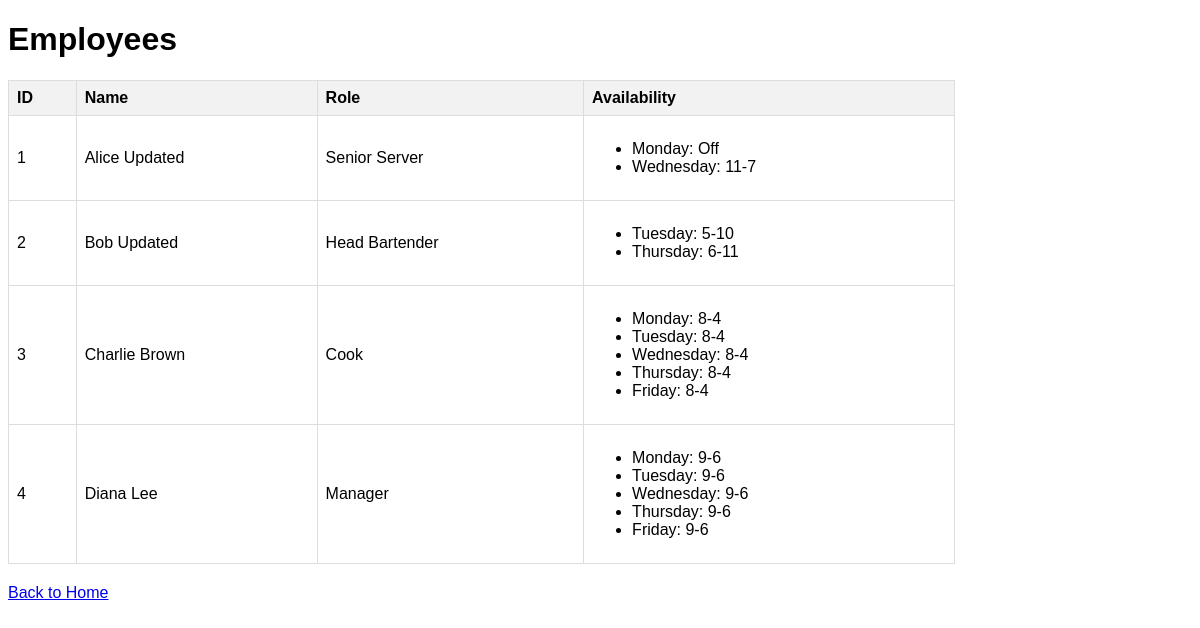
The app's page /employees_ui, older data.
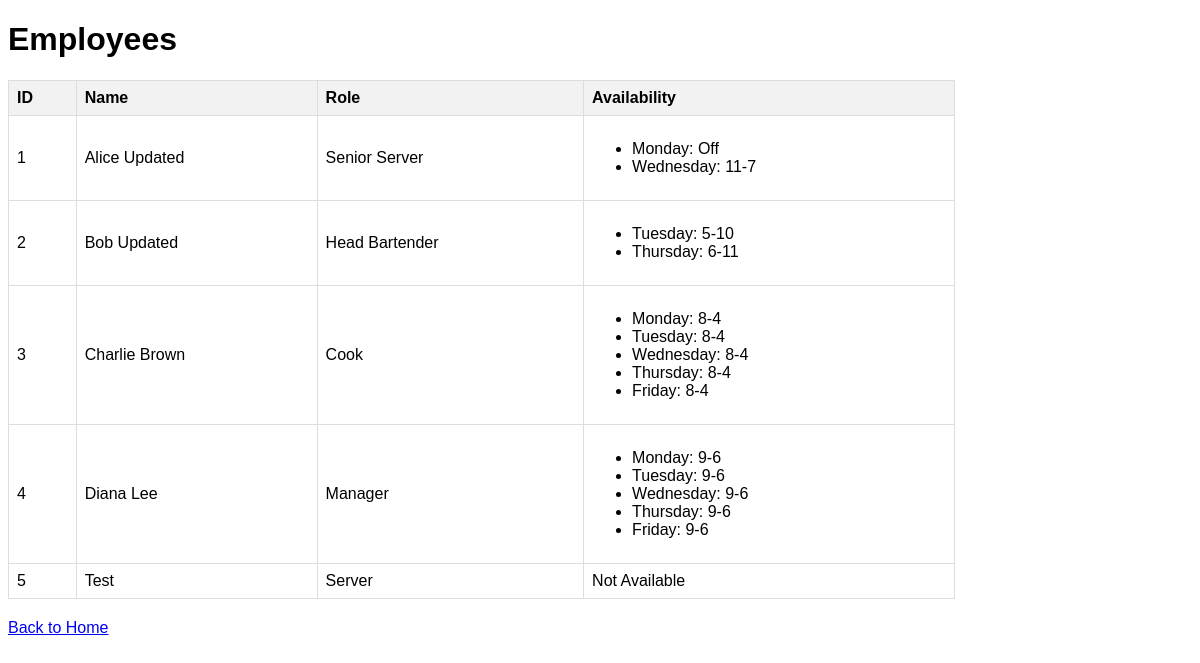
The same page, newer data.
### backend/models/models.py (models this page shows, shortened)
class Employee(db.Model):
    id = db.Column(db.Integer, primary_key=True)
    name = db.Column(db.String(80), nullable=False)
    role = db.Column(db.String(80), nullable=False)
    availability = db.Column(JSON)  # Use TEXT for SQLite
    shifts = db.relationship('Shift', backref='employee', lazy=True)

### backend/app.py (the view)
@app.route('/employees_ui')
def list_employees_ui():
    employees = get_employees_data()  # Use a helper function to get employee data
    return render_template('employees.html', employees=employees)

### backend/app.py (called while the page is built)
def get_employees_data():
    all_employees = db.session.query(Employee).all()
    return employees_schema.dump(all_employees)

### backend/templates/employees.html (shortened to what this page needs)
<!DOCTYPE html>
<html lang="en">
<head>
</head>
<body>
    <h1>Employees</h1>
    {% if employees %}
    <table>
        <thead>
            <tr>
                <th>ID</th>
                <th>Name</th>
                <th>Role</th>
                <th>Availability</th>
            </tr>
        </thead>
        <tbody>
            {% for employee in employees %}
            <tr>
                <td>{{ employee.id }}</td>
                <td>{{ employee.name }}</td>
                <td>{{ employee.role }}</td>
                <td>
                    {% if employee.availability %}
                    <ul>
                        {% for day, times in employee.availability.items() %}
                        <li>{{ day }}: {{ times }}</li>
                        {% endfor %}
                    </ul>
                    {% else %}
                        Not Available
                    {% endif %}
                </td>
            </tr>
            {% endfor %}
        </tbody>
    </table>
    {% else %}
        <p>No employees found.</p>
    {% endif %}
    <p><a href="{{ url_for('index') }}">Back to Home</a></p>
</body>
</html>

Row changes from the older to the newer data that the page shows:
added Employee: id "5", name "Test", role "Server", shows "Not Available"
